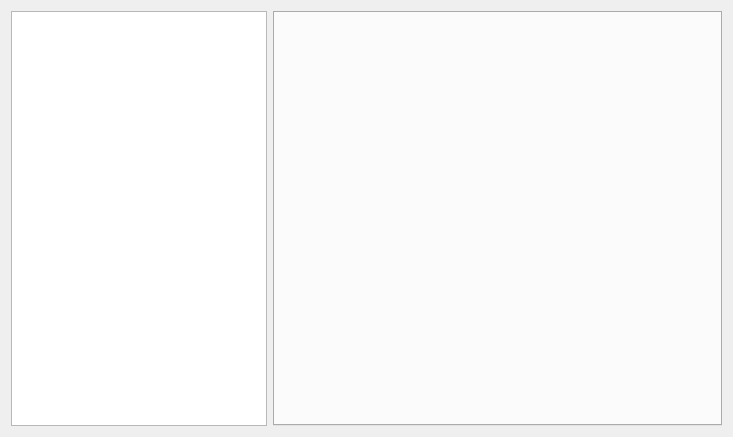
<?xml version="1.0" encoding="UTF-8"?>
<ui version="4.0">
 <class>CodePage</class>
 <widget class="QWidget" name="CodePage">
  <property name="geometry">
   <rect>
    <x>0</x>
    <y>0</y>
    <width>733</width>
    <height>437</height>
   </rect>
  </property>
  <property name="windowTitle">
   <string>Form</string>
  </property>
  <layout class="QGridLayout" name="gridLayout">
   <item row="0" column="0">
    <layout class="QHBoxLayout" name="horizontalLayout">
     <item>
      <widget class="QTreeView" name="file_sys_treeview">
       <property name="enabled">
        <bool>true</bool>
       </property>
       <property name="sizePolicy">
        <sizepolicy hsizetype="Fixed" vsizetype="Preferred">
         <horstretch>0</horstretch>
         <verstretch>0</verstretch>
        </sizepolicy>
       </property>
       <property name="minimumSize">
        <size>
         <width>30</width>
         <height>0</height>
        </size>
       </property>
      </widget>
     </item>
     <item>
      <widget class="QTabWidget" name="tabWidget">
       <property name="sizePolicy">
        <sizepolicy hsizetype="Preferred" vsizetype="Preferred">
         <horstretch>0</horstretch>
         <verstretch>0</verstretch>
        </sizepolicy>
       </property>
       <property name="minimumSize">
        <size>
         <width>40</width>
         <height>40</height>
        </size>
       </property>
       <property name="currentIndex">
        <number>-1</number>
       </property>
      </widget>
     </item>
    </layout>
   </item>
  </layout>
 </widget>
 <resources/>
 <connections/>
</ui>
